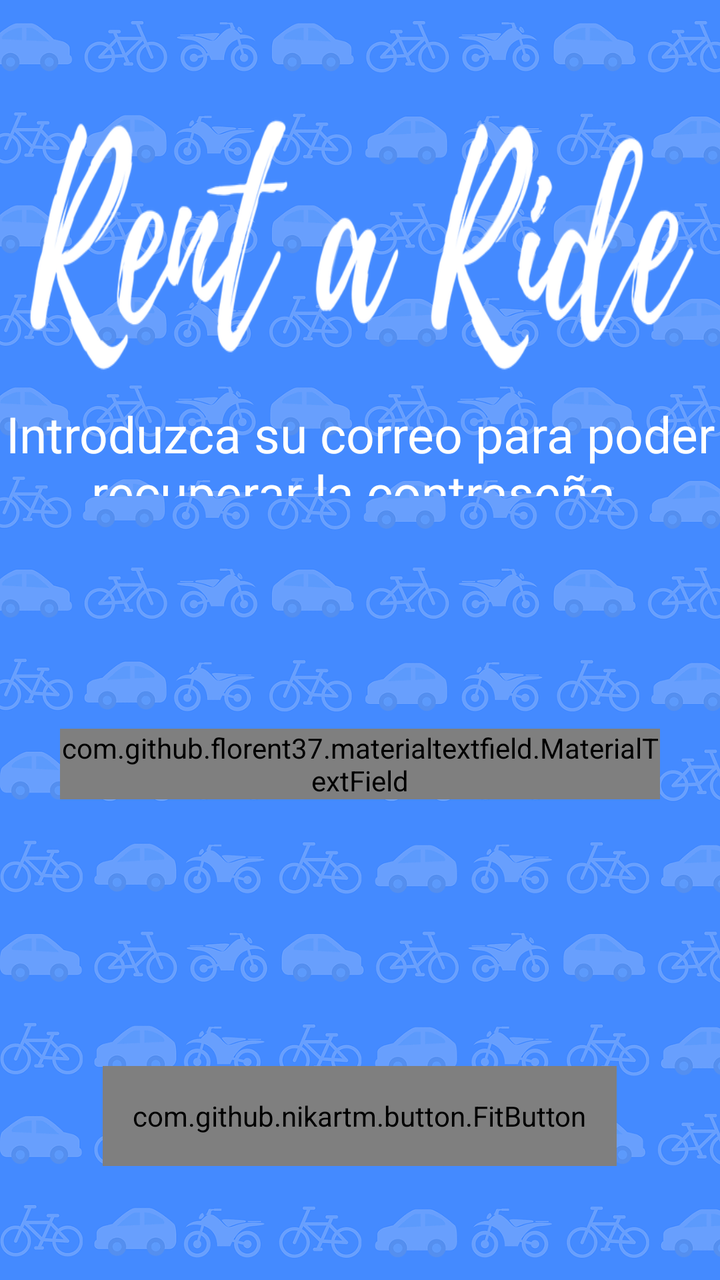
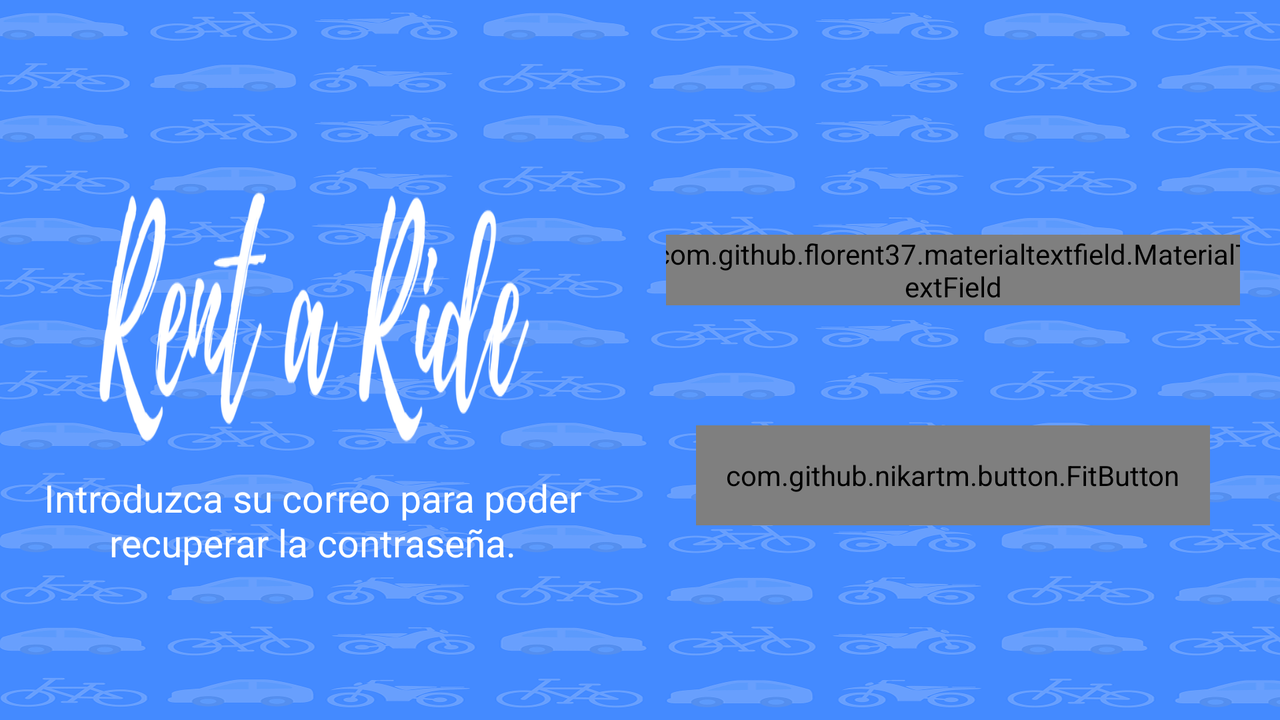

First picture: res/layout/ on a phone held upright. Second picture: the repository's own variant of that layout, on a device whose configuration matches the variant's folder. Source for both follows.
<!-- AndroidManifest.xml: application theme AppTheme -->
<!-- res/layout/activity_recuperar_contrasena.xml -->
<?xml version="1.0" encoding="utf-8"?>
<LinearLayout
    xmlns:android="http://schemas.android.com/apk/res/android"
    xmlns:app="http://schemas.android.com/apk/res-auto"
    xmlns:tools="http://schemas.android.com/tools"
    android:layout_width="match_parent"
    android:orientation="vertical"
    android:gravity="center"
    android:background="@drawable/background"
    android:layout_height="match_parent"
    tools:context=".RecuperarContrasena">
    <LinearLayout
        android:layout_width="match_parent"
        android:layout_height="0dp"
        android:orientation="vertical"
        android:layout_weight="2">
        <ImageView
            android:layout_width="match_parent"
            android:layout_marginTop="50dp"
            android:layout_height="150dp"
            android:background="@drawable/logo"
            android:id="@+id/logoImageView"
            android:scaleType="fitXY"/>
        <TextView
            android:layout_width="match_parent"
            android:layout_height="wrap_content"
            android:text="Introduzca su correo para poder recuperar la contraseña."
            android:textSize="25dp"
            android:textColor="@color/White"
            android:gravity="center"/>
    </LinearLayout>
    <LinearLayout
        android:layout_width="match_parent"
        android:layout_height="0dp"
        android:gravity="center"
        android:orientation="vertical"
        android:layout_weight="2">

        <com.github.florent37.materialtextfield.MaterialTextField
            android:layout_width="300dp"
            android:layout_height="wrap_content"
            android:layout_gravity="center_horizontal"
            android:layout_marginLeft="4dp"
            android:layout_marginRight="4dp"
            android:layout_marginTop="20dp"
            app:mtf_cardCollapsedHeight="4dp"
            app:mtf_hasFocus="false"
            app:mtf_image="@drawable/ic_email_24px"
            app:mtf_openKeyboardOnFocus="true">
            <EditText
                android:id="@+id/rec_email"
                android:layout_width="match_parent"
                android:layout_height="wrap_content"
                android:hint="@string/mail"
                android:maxLines="1"
                android:inputType="textEmailAddress"
                android:textColor="@android:color/black"
                android:textColorHint="@android:color/holo_blue_dark"
                android:textSize="15sp" />

        </com.github.florent37.materialtextfield.MaterialTextField>
    </LinearLayout>
    <LinearLayout
        android:layout_width="match_parent"
        android:layout_height="0dp"
        android:gravity="center"
        android:layout_marginBottom="20dp"
        android:layout_weight="1">
        <com.github.nikartm.button.FitButton
            android:id="@+id/bt5"
            android:layout_marginStart="10dp"
            android:padding="15dp"
            android:layout_width="wrap_content"
            android:onClick="recuperar"
            android:layout_height="50dp"
            android:enabled="true"
            android:gravity="center"
            app:fb_backgroundColor="@color/button"
            app:fb_cornerRadius="50dp"
            app:fb_divColor="@color/button"
            android:layout_marginEnd="10dp"
            app:fb_shape="rectangle"
            app:fb_text="Enviar correo de recuperación"
            app:fb_textSize="15dp"
            app:fb_textColor="@color/White" />
    </LinearLayout>
</LinearLayout>
<!-- resources referenced by this layout -->
<resources>
  <color name="White">#FFFFFF</color>
  <color name="button">#83b9ff</color>
  <!-- drawable background: png bitmap (drawable-hdpi, 844274 bytes) -->
  <!-- drawable logo: png bitmap (drawable-ldpi, 6595 bytes) -->
  <string name="mail">Email</string>
  <style name="AppTheme" parent="Theme.AppCompat.Light.DarkActionBar">
          
          <item name="colorPrimary">@color/colorPrimary</item>
          <item name="colorPrimaryDark">@color/colorPrimaryDark</item>
          <item name="colorAccent">@color/colorAccent</item>
      </style>
  <color name="colorPrimary">#448AFF</color>
  <color name="colorPrimaryDark">#005ecb</color>
  <color name="colorAccent">#03DAC5</color>
</resources>
<!-- res/layout-land/activity_recuperar_contrasena.xml (the repository's variant of the layout above) -->
<!-- drawn on the phone turned sideways -->
<?xml version="1.0" encoding="utf-8"?>
<LinearLayout
    xmlns:android="http://schemas.android.com/apk/res/android"
    xmlns:app="http://schemas.android.com/apk/res-auto"
    xmlns:tools="http://schemas.android.com/tools"
    android:layout_width="match_parent"
    android:orientation="horizontal"
    android:gravity="center"
    android:background="@drawable/background"
    android:layout_height="match_parent"
    tools:context=".Screens.RecuperarContrasena">
    <LinearLayout
        android:layout_width="wrap_content"
        android:layout_height="match_parent"
        android:gravity="center"
        android:layout_marginEnd="20dp"
        android:layout_marginStart="20dp"
        android:orientation="vertical"
        android:layout_weight="2">

        <ImageView
            android:id="@+id/logoImageView"
            android:layout_width="wrap_content"
            android:layout_height="150dp"
            android:layout_marginStart="20dp"
            android:layout_marginTop="10dp"
            android:layout_marginEnd="20dp"
            android:background="@drawable/logo"
            android:scaleType="fitXY" />

        <TextView
            android:layout_width="match_parent"
            android:layout_height="wrap_content"
            android:text="Introduzca su correo para poder recuperar la contraseña."
            android:textSize="19dp"
            android:textColor="@color/White"
            android:gravity="center"/>
    </LinearLayout>
    <LinearLayout
        android:layout_width="wrap_content"
        android:layout_height="match_parent"
        android:layout_marginEnd="20dp"
        android:layout_marginStart="20dp"
        android:gravity="center"
        android:orientation="vertical"
        android:layout_weight="1">

        <com.github.florent37.materialtextfield.MaterialTextField
            android:layout_width="300dp"
            android:layout_height="wrap_content"
            android:layout_gravity="center_horizontal"
            android:layout_marginLeft="4dp"
            android:layout_marginBottom="60dp"
            android:layout_marginRight="4dp"
            android:layout_marginTop="20dp"
            app:mtf_cardCollapsedHeight="4dp"
            app:mtf_hasFocus="false"
            app:mtf_image="@drawable/ic_email_24px"
            app:mtf_openKeyboardOnFocus="true">
            <EditText
                android:id="@+id/rec_email"
                android:layout_width="match_parent"
                android:layout_height="wrap_content"
                android:hint="@string/mail"
                android:maxLines="1"
                android:inputType="textEmailAddress"
                android:textColor="@android:color/black"
                android:textColorHint="@android:color/holo_blue_dark"
                android:textSize="15sp" />

        </com.github.florent37.materialtextfield.MaterialTextField>
        <com.github.nikartm.button.FitButton
            android:id="@+id/bt5"
            android:layout_marginStart="10dp"
            android:padding="15dp"
            android:layout_width="wrap_content"
            android:onClick="recuperar"
            android:layout_height="50dp"
            android:enabled="true"
            android:gravity="center"
            app:fb_backgroundColor="@color/button"
            app:fb_cornerRadius="50dp"
            app:fb_divColor="@color/button"
            android:layout_marginEnd="10dp"
            app:fb_shape="rectangle"
            app:fb_text="Enviar correo de recuperación"
            app:fb_textSize="15dp"
            app:fb_textColor="@color/White" />
    </LinearLayout>
</LinearLayout>
